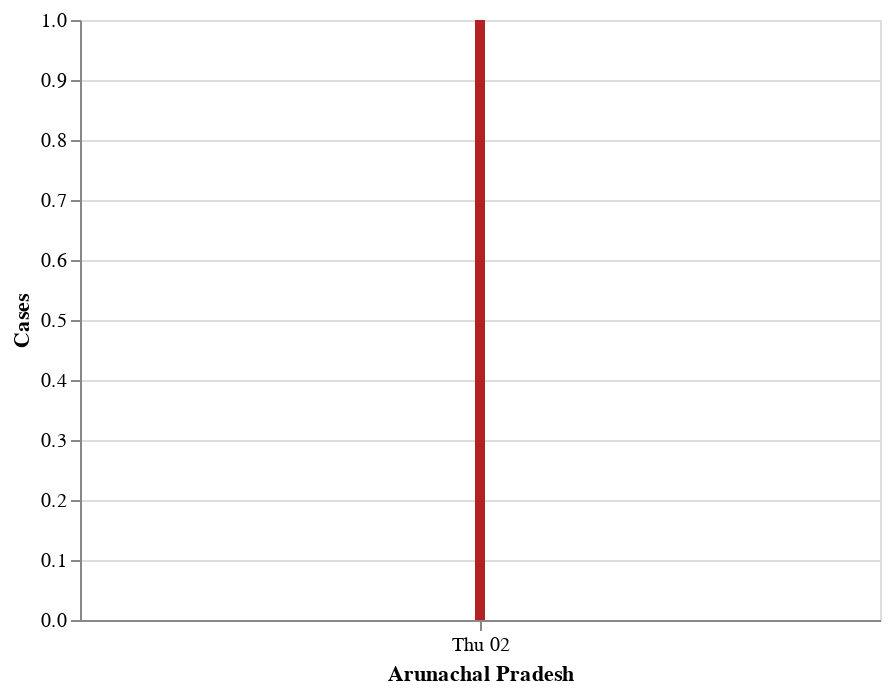

Write notebook code for a chart like this one.
### Code cell
#hide_input

wb_df=graph_df.query("detected_state == 'Arunachal Pradesh'").reset_index()
wb_df=wb_df[["diagnosed_date",0]]
wb_df.rename(columns={0:'Cases'},inplace=True)
wb_df=wb_df.groupby("diagnosed_date").sum().reset_index()
#wb_df
alt.Chart(wb_df).mark_bar(color='firebrick').encode(
    alt.X('diagnosed_date', title='Arunachal Pradesh'),
    alt.Y('sum(Cases)', title='Cases')
).interactive()

### Figure 1 — Vega-Lite specification as saved in the notebook (floating-point values rounded to 4 significant figures)
{"config": {"view": {"continuousWidth": 400, "continuousHeight": 300}}, "data": {"name": "data-15da8564ce10ddc994aed8159737ac47"}, "mark": {"type": "bar", "color": "firebrick"}, "encoding": {"x": {"type": "temporal", "field": "diagnosed_date", "title": "Arunachal Pradesh"}, "y": {"type": "quantitative", "aggregate": "sum", "field": "Cases", "title": "Cases"}}, "selection": {"selector032": {"type": "interval", "bind": "scales", "encodings": ["x", "y"]}}, "$schema": "https://vega.github.io/schema/vega-lite/v4.8.1.json", "datasets": {"data-15da8564ce10ddc994aed8159737ac47": [{"diagnosed_date": "2020-04-02T00:00:00", "Cases": 1}]}}
